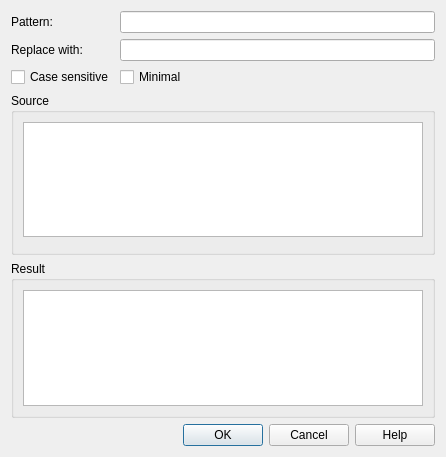
<?xml version="1.0" encoding="UTF-8"?>
<ui version="4.0">
 <class>EWARegExpDialogUi</class>
 <widget class="QDialog" name="EWARegExpDialogUi">
  <property name="geometry">
   <rect>
    <x>0</x>
    <y>0</y>
    <width>446</width>
    <height>457</height>
   </rect>
  </property>
  <property name="windowTitle">
   <string>Regural Expression Editor</string>
  </property>
  <layout class="QGridLayout" name="gridLayout_3">
   <item row="0" column="0">
    <layout class="QFormLayout" name="formLayout">
     <item row="0" column="0">
      <widget class="QLabel" name="label">
       <property name="text">
        <string>Pattern:</string>
       </property>
      </widget>
     </item>
     <item row="0" column="1">
      <widget class="QLineEdit" name="patternLineEdit">
       <property name="toolTip">
        <string>Regex body</string>
       </property>
      </widget>
     </item>
     <item row="1" column="0">
      <widget class="QLabel" name="label_2">
       <property name="text">
        <string>Replace with:</string>
       </property>
      </widget>
     </item>
     <item row="1" column="1">
      <widget class="QLineEdit" name="replaceLineEdit">
       <property name="toolTip">
        <string>Target text</string>
       </property>
      </widget>
     </item>
     <item row="2" column="0">
      <widget class="QCheckBox" name="CSCheckBox">
       <property name="toolTip">
        <string>Regex Case Sensitivity</string>
       </property>
       <property name="text">
        <string>Case sensitive</string>
       </property>
      </widget>
     </item>
     <item row="2" column="1">
      <widget class="QCheckBox" name="minimalCheckBox">
       <property name="toolTip">
        <string>Enables or disables minimal matching</string>
       </property>
       <property name="text">
        <string>Minimal</string>
       </property>
      </widget>
     </item>
    </layout>
   </item>
   <item row="1" column="0">
    <widget class="QGroupBox" name="groupBox">
     <property name="title">
      <string>Source</string>
     </property>
     <layout class="QGridLayout" name="gridLayout_2">
      <item row="0" column="0">
       <widget class="QPlainTextEdit" name="sourceBrowser">
        <property name="acceptDrops">
         <bool>false</bool>
        </property>
        <property name="toolTip">
         <string>Text for process</string>
        </property>
        <property name="undoRedoEnabled">
         <bool>false</bool>
        </property>
        <property name="readOnly">
         <bool>true</bool>
        </property>
       </widget>
      </item>
      <item row="1" column="0">
       <widget class="EWATextSearch" name="pTextSearcher" native="true"/>
      </item>
     </layout>
    </widget>
   </item>
   <item row="2" column="0">
    <widget class="QGroupBox" name="groupBox_2">
     <property name="title">
      <string>Result</string>
     </property>
     <layout class="QGridLayout" name="gridLayout">
      <item row="0" column="0">
       <widget class="QPlainTextEdit" name="resultBrowser">
        <property name="acceptDrops">
         <bool>false</bool>
        </property>
        <property name="toolTip">
         <string>Result text</string>
        </property>
        <property name="undoRedoEnabled">
         <bool>false</bool>
        </property>
        <property name="readOnly">
         <bool>true</bool>
        </property>
       </widget>
      </item>
     </layout>
    </widget>
   </item>
   <item row="3" column="0">
    <widget class="QDialogButtonBox" name="buttonBox">
     <property name="orientation">
      <enum>Qt::Horizontal</enum>
     </property>
     <property name="standardButtons">
      <set>QDialogButtonBox::Cancel|QDialogButtonBox::Help|QDialogButtonBox::Ok</set>
     </property>
    </widget>
   </item>
  </layout>
 </widget>
 <customwidgets>
  <customwidget>
   <class>EWATextSearch</class>
   <extends>QWidget</extends>
   <header>ewa_textsearch.h</header>
   <container>1</container>
  </customwidget>
 </customwidgets>
 <resources/>
 <connections>
  <connection>
   <sender>buttonBox</sender>
   <signal>accepted()</signal>
   <receiver>EWARegExpDialogUi</receiver>
   <slot>accept()</slot>
   <hints>
    <hint type="sourcelabel">
     <x>248</x>
     <y>254</y>
    </hint>
    <hint type="destinationlabel">
     <x>157</x>
     <y>274</y>
    </hint>
   </hints>
  </connection>
  <connection>
   <sender>buttonBox</sender>
   <signal>rejected()</signal>
   <receiver>EWARegExpDialogUi</receiver>
   <slot>reject()</slot>
   <hints>
    <hint type="sourcelabel">
     <x>316</x>
     <y>260</y>
    </hint>
    <hint type="destinationlabel">
     <x>286</x>
     <y>274</y>
    </hint>
   </hints>
  </connection>
 </connections>
</ui>
